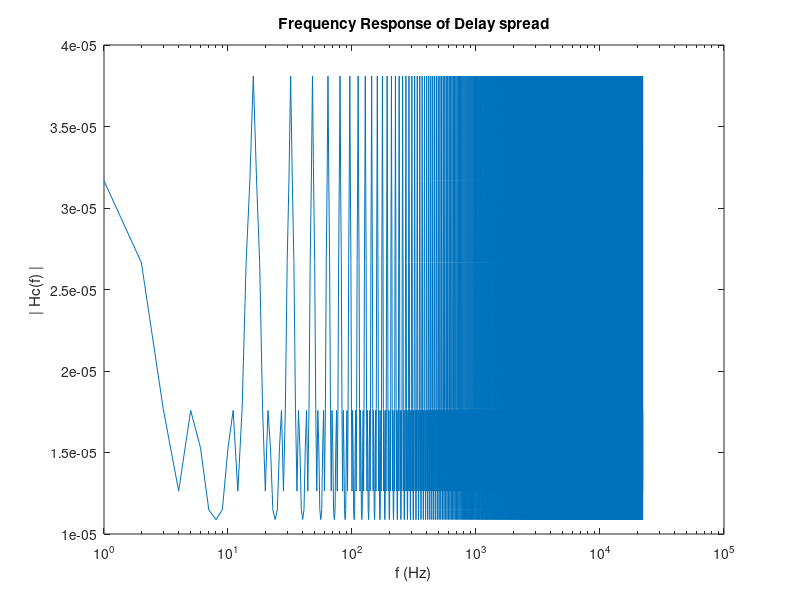

This chart was generated by the following MATLAB code:
delayProfile =   [0.3    0.4;
                   0.35   0.2;
                   0.4    0.1;
                   0.45   0.1;
                   0.8    0.04;];
freq = 44100; %frequency         
period = 1/freq; %period

%%% Part 1
disp("PART 1")

%% a)
disp("a) Determine the channel transfer function Hc(f) associated with this delay profile. Plot |Hc(f)|")

% Creating impulse response

% time is irrelevant (time = 1) 
L = freq; % Length of signal
freqIndexes = round(delayProfile(:,1)/period);
amplitude(freqIndexes) = delayProfile(:,2);
t = 0:1/freq:1-1/freq; %split the range in equal parts - Time vector

% find frequency components of signal (time -> frequency)
Hc = fft(amplitude); % Frequency response, time to frequency domain
f = freq*(0:(L/2))/L; % Creating freqency array  - (Nyquist) 
normalized = abs(Hc/L); % normalize Magnitude by bin numbers
P = normalized(1:L/2+1);
P(2:end-1) = 2*P(2:end-1);
figure(1);
fig1 = semilogx(f,P);
title('Frequency Response of Delay spread')
xlabel('f (Hz)')
ylabel('| Hc(f) |')

%% b)
disp("b) Calculate the RMS delay spread (?T) and the coherence bandwidth (B0).")
mean_delaySpread = delayProfile(:,1)'*delayProfile(:,2)/sum(delayProfile(:,2));
second_delaySpread = delayProfile(:,1).^2'*delayProfile(:,2)/sum(delayProfile(:,2));
rms_delaySpread = sqrt(second_delaySpread-mean_delaySpread^2)
multipathSpread = sqrt((delayProfile(:,1)-mean_delaySpread).^2'*delayProfile(:,2)/sum(delayProfile(:,2)));
coherenceBandwith = 1/multipathSpread

%% c)
% Updated channel file in framework

%% d)

